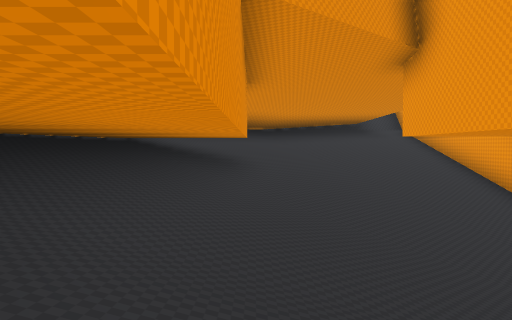
view 1 (above)

14 first-person views from a walk through a level from a Godot 3-D game. The camera is 1.5 m above the floor, tilts 2° down and sees 70° across. The floor is counted in squares, 2 m on a side. Each view is taken from the middle of a square. On the plan, view 1 faces up. The plan holds only what a view shows up to about 11 squares ahead; the rest is blank. The place goes on beyond the plan.

view 2
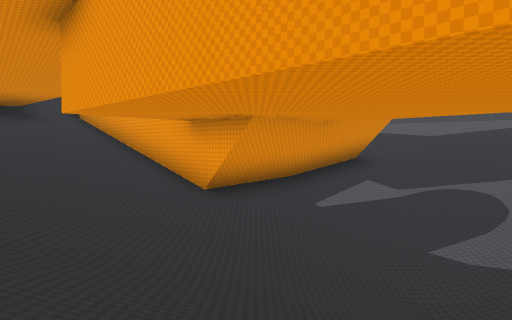

view 3
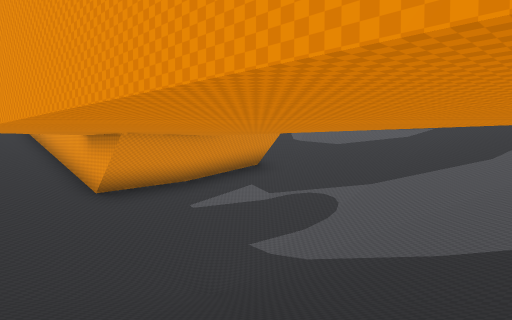

view 4
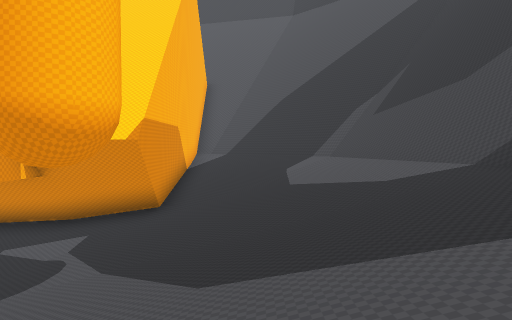

view 5
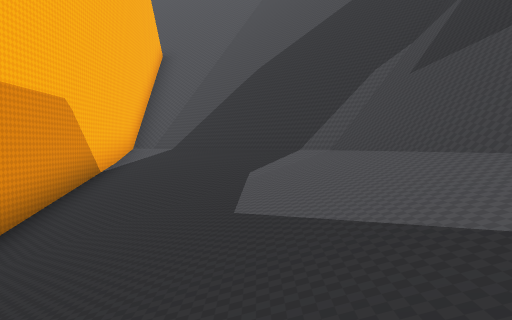

view 6
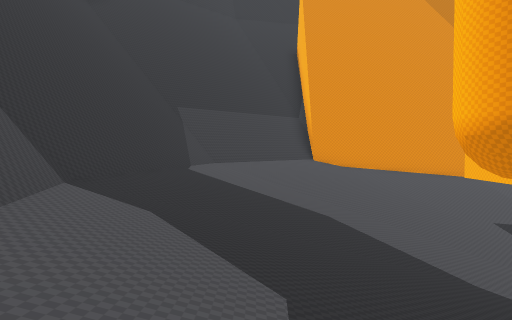

view 7
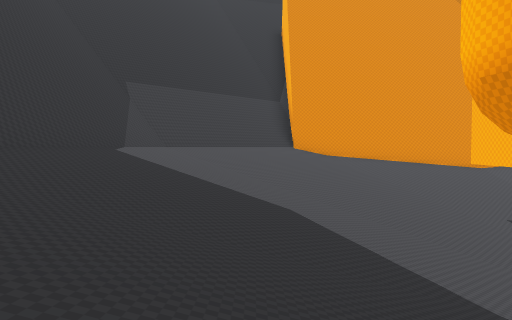

view 8
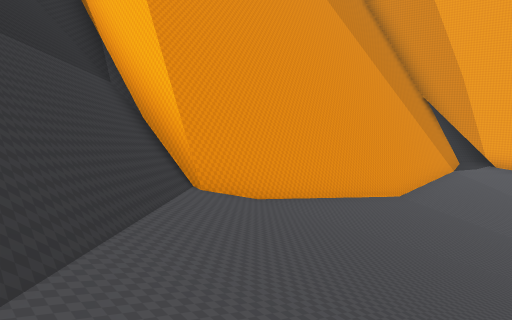

view 9
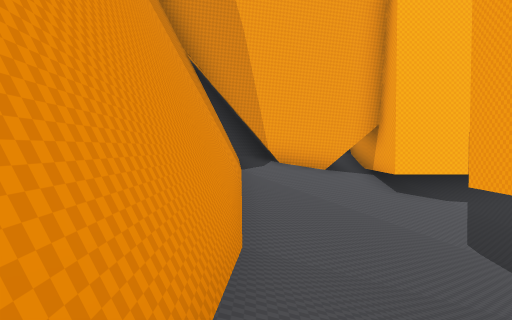

view 10
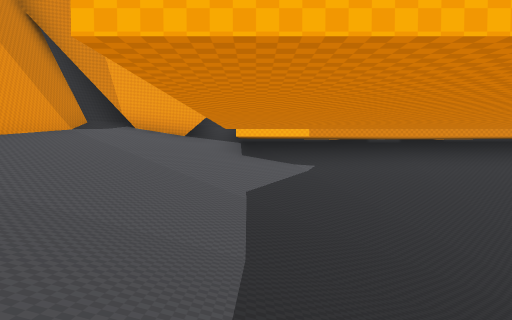

view 11
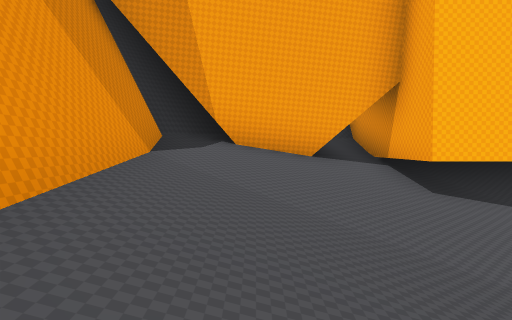

view 12
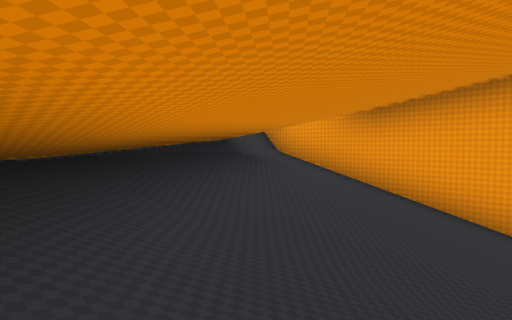

view 13
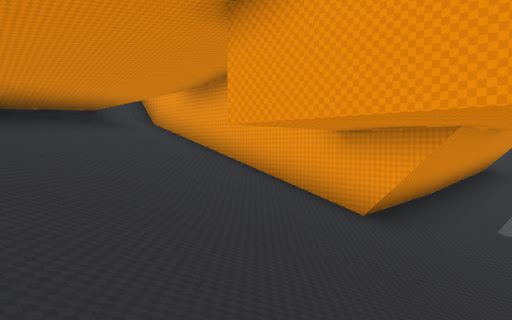

view 14
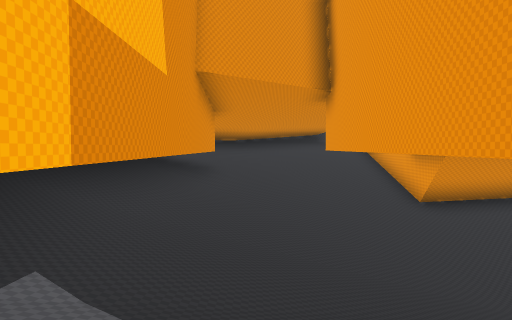

### Floor plan
Key: @ floor where view 1 was taken; # wall or solid block; . floor; / step, stairs or slope; = window, fence, low wall or low ledge; ^ raised ledge.
Columns run from 5 left of view 1 to 18 right of it. Each row starts with its distance up from view 1.
 14          ^^#
 13       ####/#   #^#
 12      ###==/#   #/^#
 11     ##/.///#   #//^#
 10       /////#   #///^#
  9      //////#   #////^#
  8     ///////#   #/////^
  7    ##//////#####/////^#
  6    #=/////////##/////=#
  5   #^/////////////////=#
  4    =//////////////////^
  3   ^=//////////////////^#
  2    =//////////////////^#
  1    =//////////////////^
  0   #^/@///////////////=#
 -1   ##=////////////////=#
 -2 #####////////////////^#
 -3 ^////////////////////^
 -4    #////////////////^#
 -5    ##//////////////^#
 -6    ##/////////////^#
 -7     ###############

Positions as (right, up) in squares from view 1, and headings:
1: (0, 0), facing up
2: (1, 1), facing up-right
3: (2, -2), facing up-right
4: (13, -3), facing up
5: (14, 2), facing up
6: (14, 8), facing down
7: (13, 6), facing down
8: (15, -2), facing down-left
9: (9, -6), facing left
10: (9, -2), facing left
11: (5, -5), facing left
12: (-1, 8), facing up-right
13: (0, 4), facing up-right
14: (1, -3), facing up
